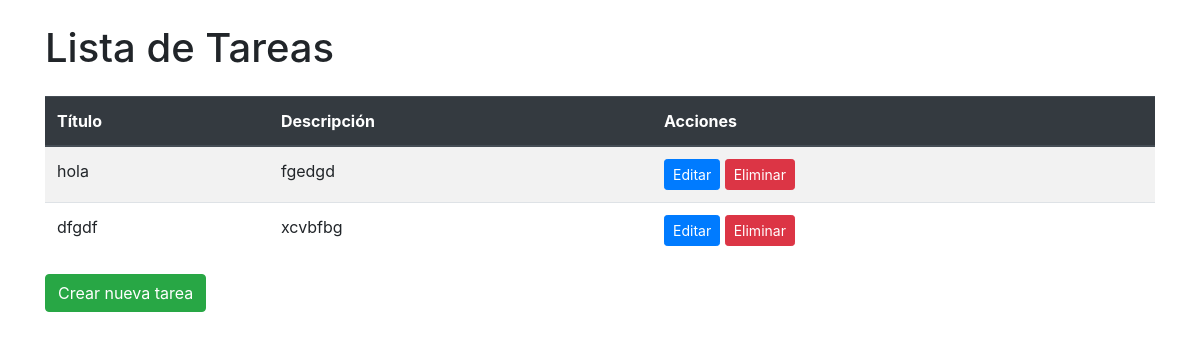
Page /tareas/ on the committed database.
### mi_aplicacion/models.py (models this page shows, shortened)
class Tarea(models.Model):
    titulo = models.CharField(max_length=100)
    descripcion = models.TextField()
    fecha_creacion = models.DateTimeField(auto_now_add=True)

### mi_aplicacion/views.py (the view)
# urls.py: path('', views.lista_tareas, name='lista_tareas'),
def lista_tareas(request):
    tareas = Tarea.objects.all()
    return render(request, 'lista_tareas.html', {'tareas': tareas})

### mi_aplicacion/templates/lista_tareas.html (shortened to what this page needs)
{% load static %}
<!DOCTYPE html>
<html lang="en">
<head>
    <link href="https://stackpath.bootstrapcdn.com/bootstrap/4.5.2/css/bootstrap.min.css" rel="stylesheet">
</head>
<body class="container">
    <h1 class="my-4">Lista de Tareas</h1>
    <table class="table table-striped">
        <thead class="thead-dark">
            <tr>
                <th>Título</th>
                <th>Descripción</th>
                <th>Acciones</th>
            </tr>
        </thead>
        <tbody>
        {% for tarea in tareas %}
            <tr>
                <td>{{ tarea.titulo }}</td>
                <td>{{ tarea.descripcion }}</td>
                <td>
                    <a href="{% url 'editar_tarea' tarea.id %}" class="btn btn-primary btn-sm">Editar</a>
                    <a href="{% url 'eliminar_tarea' tarea.id %}" class="btn btn-danger btn-sm">Eliminar</a>
                </td>
            </tr>
        {% empty %}
            <tr>
                <td colspan="3">No hay tareas disponibles.</td>
            </tr>
        {% endfor %}
        </tbody>
    </table>
    <a href="{% url 'crear_tarea' %}" class="btn btn-success">Crear nueva tarea</a>
</body>
</html>

### rows in the picture
Tarea: titulo "hola", descripcion "fgedgd"
Tarea: titulo "dfgdf", descripcion "xcvbfbg"
